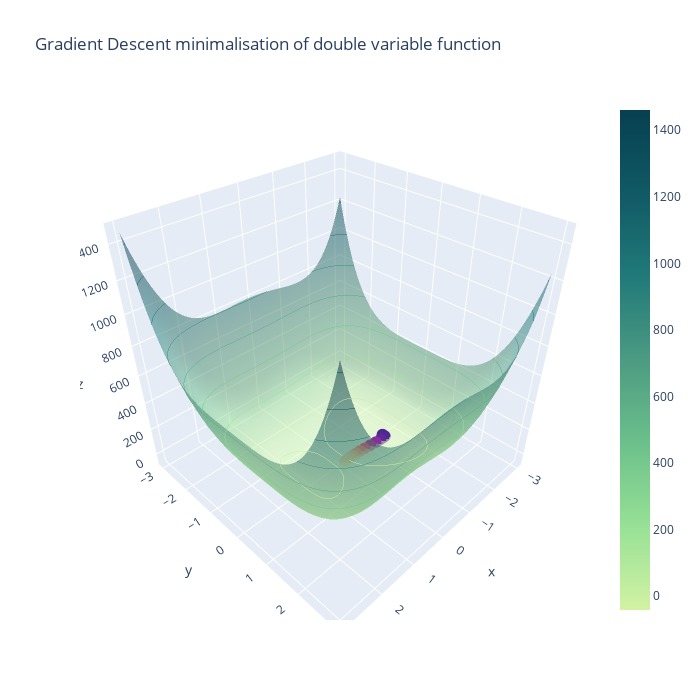

Here is the notebook cell this chart was saved with:
### Markdown cell above
Wykres dla funkcji dwóch zmiennych g(x, y):

### Code cell
max_r = 3
l = np.linspace(-max_r, max_r, 100)
X, Y = l, l
Z = np.array([[g(np.array([x, y])) for x in X] for y in Y])

pt = RNG.uniform(-max_r, max_r, 2)
dsc = gradient_descent(pt, 0.005, grad_g, 0.1, 100)
if not dsc[1]:
    print("Algorithm hasn't found the optimum, steps are out of bounds")
else:
    steps = np.array([pt for pt in dsc[0] if abs(pt[0]) < max_r and abs(pt[1]) < max_r])
    XS, YS = steps[:,0], steps[:,1]
    ZS = np.array([g(np.array([x, y])) for x, y in zip(XS, YS)])

    layout = go.Layout(width = 700, height =700,
                                title_text='Gradient Descent minimalisation of double variable function')
    fig = go.Figure(data=[go.Surface(x=X, y=Y, z=Z, colorscale='Emrld',
                                    opacity=0.5)], layout=layout)
    fig.update_traces(contours_z=dict(show=True, usecolormap=True))
    fig.add_scatter3d(x=XS, y=YS, z=ZS, mode='markers', 
                    marker=dict(size=4, color=ZS,               
                                colorscale='Agsunset'))
    fig.show()
